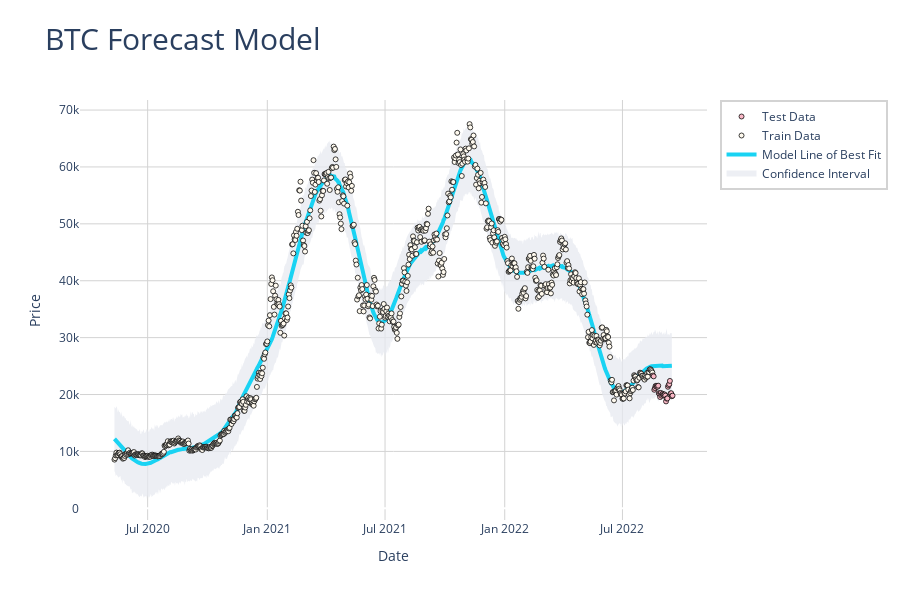

This figure's notebook cell:
### Markdown cell above
*   The `x-axis` is the date in the forecast visualization
*   the `y axis` is the Bitcoin close price
*   The `black dots` are the actual prices in the training dataset
*   the `red dots` are the actual forecast prices
*   The `blue line` is the time series model prediction
*   The `shaded area` is the 95% prediction interval

### Code cell
from plotly.graph_objects import Layout
import plotly.graph_objects as go

# Set layout with background color you want (rgba values)
# This one is for white background
layout = Layout(plot_bgcolor='rgba(0,0,0,0)')

figure = go.Figure(layout = layout)



# Lower Band
figure.add_trace(go.Scatter(x=forecast_model['ds'],
                            y=forecast_model['yhat_lower'],
                            hoverinfo = 'none',
                            showlegend = False,                    
                            marker = {'color': "rgba(0, 0, 0,0)"}))

# Upper Band
figure.add_trace(go.Scatter(name = 'Confidence Interval',
                            x=forecast_model['ds'], 
                            y=forecast_model['yhat_upper'],                                                        
                            fill = "tonexty",  
                            fillcolor = "rgba(231, 234, 241,.75)",
                            hoverinfo = 'none',
                            mode="none"
                            ))

# yhat
figure.add_trace(go.Scatter(name = 'Model Line of Best Fit',
                            x=forecast_model['ds'], 
                            y=forecast_model['yhat'],
                            mode="lines",
                            line = {'width' : 4},
                            marker = {'color' : '#19D3F3'}))

# Actual Price
figure.add_trace(go.Scatter(x=df_train['ds'],
                            y=df_train['y'], 
                            name = 'Train Data', 
                            mode="markers", 
                            fill = None,  
                            marker = {
                                'color': "#fffaef", 
                                'size':5,
                                'line': {
                                    'color':'#000000', 
                                    'width': .75}}))

figure.add_trace(go.Scatter(x=df_test['ds'],
                            y=df_test['y'], 
                            name = 'Test Data', 
                            mode="markers", 
                            fill = None,  
                            marker = {
                                'color': "#FAB8C6", 
                                'size':5,
                                'line': {
                                    'color':'#000000', 
                                    'width': .75}}))

figure.update_xaxes(title_text="Date", showgrid=True, gridwidth=1, gridcolor='lightgray')  
figure.update_yaxes(title_text="Price", showgrid=True, gridwidth=1, gridcolor='lightgray')  

# update layout by changing the plot size, hiding legends & rangeslider
figure.update_layout(height=600, 
                     legend= {'borderwidth' : 2,'bordercolor' : "lightgrey"}, 
                     title_text= "BTC Forecast Model", 
                     title_font_size=30,
                     #title_x=0.5
                     )

figure.show()

### Figure 1 — Plotly figure (JSON) as saved in the notebook; plotly's stock layout.template omitted (floating-point values rounded to 4 significant figures; data arrays with more than 128 entries replaced by an {"elided": "..."} marker saying what was removed)
{"data": [{"hoverinfo": "none", "marker": {"color": "rgba(0, 0, 0,0)"}, "showlegend": false, "x": {"elided": "858 str values"}, "y": {"elided": "858 float values"}, "type": "scatter"}, {"fill": "tonexty", "fillcolor": "rgba(231, 234, 241,.75)", "hoverinfo": "none", "mode": "none", "name": "Confidence Interval", "x": {"elided": "858 str values"}, "y": {"elided": "858 float values"}, "type": "scatter"}, {"line": {"width": 4}, "marker": {"color": "#19D3F3"}, "mode": "lines", "name": "Model Line of Best Fit", "x": {"elided": "858 str values"}, "y": {"elided": "858 float values"}, "type": "scatter"}, {"marker": {"color": "#fffaef", "line": {"color": "#000000", "width": 0.75}, "size": 5}, "mode": "markers", "name": "Train Data", "x": {"elided": "828 str values"}, "y": {"elided": "828 float values"}, "type": "scatter"}, {"marker": {"color": "#FAB8C6", "line": {"color": "#000000", "width": 0.75}, "size": 5}, "mode": "markers", "name": "Test Data", "x": ["2022-08-17T00:00:00", "2022-08-18T00:00:00", "2022-08-19T00:00:00", "2022-08-20T00:00:00", "2022-08-21T00:00:00", "2022-08-22T00:00:00", "2022-08-23T00:00:00", "2022-08-24T00:00:00", "2022-08-25T00:00:00", "2022-08-26T00:00:00", "2022-08-27T00:00:00", "2022-08-28T00:00:00", "2022-08-29T00:00:00", "2022-08-30T00:00:00", "2022-08-31T00:00:00", "2022-09-01T00:00:00", "2022-09-02T00:00:00", "2022-09-03T00:00:00", "2022-09-04T00:00:00", "2022-09-05T00:00:00", "2022-09-06T00:00:00", "2022-09-07T00:00:00", "2022-09-08T00:00:00", "2022-09-09T00:00:00", "2022-09-10T00:00:00", "2022-09-11T00:00:00", "2022-09-12T00:00:00", "2022-09-13T00:00:00", "2022-09-14T00:00:00", "2022-09-15T00:00:00", "2022-09-16T00:00:00"], "y": [23340.0, 23190.0, 20830.0, 21140.0, 21520.0, 21400.0, 21530.0, 21370.0, 21560.0, 20240.0, 20040.0, 19560.0, 20290.0, 19810.0, 20050.0, 20130.0, 19950.0, 19830.0, 20000.0, 19800.0, 18790.0, 19290.0, 19320.0, 21360.0, 21650.0, 21830.0, 22400.0, 20170.0, 20230.0, 19700.0, 19800.0], "type": "scatter"}], "layout": {"plot_bgcolor": "rgba(0,0,0,0)", "xaxis": {"title": {"text": "Date"}, "showgrid": true, "gridwidth": 1, "gridcolor": "lightgray"}, "yaxis": {"title": {"text": "Price"}, "showgrid": true, "gridwidth": 1, "gridcolor": "lightgray"}, "legend": {"borderwidth": 2, "bordercolor": "lightgrey"}, "title": {"font": {"size": 30}, "text": "BTC Forecast Model"}, "height": 600}}
